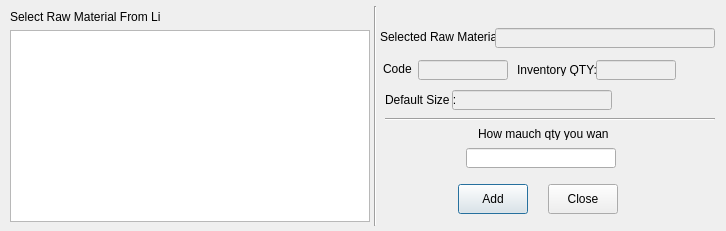
<?xml version="1.0" encoding="UTF-8"?>
<ui version="4.0">
 <class>addRMBOMItemDialog</class>
 <widget class="QDialog" name="addRMBOMItemDialog">
  <property name="geometry">
   <rect>
    <x>0</x>
    <y>0</y>
    <width>726</width>
    <height>231</height>
   </rect>
  </property>
  <property name="windowTitle">
   <string>Add Row Material As BOM Item</string>
  </property>
  <widget class="QLabel" name="label">
   <property name="geometry">
    <rect>
     <x>10</x>
     <y>10</y>
     <width>150</width>
     <height>13</height>
    </rect>
   </property>
   <property name="text">
    <string>Select Raw Material From List :</string>
   </property>
  </widget>
  <widget class="QLabel" name="label_2">
   <property name="geometry">
    <rect>
     <x>380</x>
     <y>30</y>
     <width>120</width>
     <height>13</height>
    </rect>
   </property>
   <property name="text">
    <string>Selected Raw Material :</string>
   </property>
  </widget>
  <widget class="QLineEdit" name="rmnameled">
   <property name="enabled">
    <bool>false</bool>
   </property>
   <property name="geometry">
    <rect>
     <x>495</x>
     <y>28</y>
     <width>220</width>
     <height>20</height>
    </rect>
   </property>
   <property name="font">
    <font>
     <weight>75</weight>
     <bold>true</bold>
    </font>
   </property>
   <property name="styleSheet">
    <string notr="true">color: rgb(255, 0, 0);</string>
   </property>
  </widget>
  <widget class="QLineEdit" name="rmcodeled">
   <property name="enabled">
    <bool>false</bool>
   </property>
   <property name="geometry">
    <rect>
     <x>418</x>
     <y>60</y>
     <width>90</width>
     <height>20</height>
    </rect>
   </property>
   <property name="font">
    <font>
     <weight>75</weight>
     <bold>true</bold>
    </font>
   </property>
   <property name="styleSheet">
    <string notr="true">color: rgb(255, 0, 0);</string>
   </property>
  </widget>
  <widget class="QLabel" name="label_3">
   <property name="geometry">
    <rect>
     <x>383</x>
     <y>62</y>
     <width>30</width>
     <height>13</height>
    </rect>
   </property>
   <property name="text">
    <string>Code :</string>
   </property>
  </widget>
  <widget class="QLineEdit" name="rminqtyled">
   <property name="enabled">
    <bool>false</bool>
   </property>
   <property name="geometry">
    <rect>
     <x>596</x>
     <y>60</y>
     <width>80</width>
     <height>20</height>
    </rect>
   </property>
   <property name="font">
    <font>
     <weight>75</weight>
     <bold>true</bold>
    </font>
   </property>
   <property name="styleSheet">
    <string notr="true">color: rgb(255, 0, 0);</string>
   </property>
  </widget>
  <widget class="QLabel" name="label_4">
   <property name="geometry">
    <rect>
     <x>517</x>
     <y>63</y>
     <width>80</width>
     <height>13</height>
    </rect>
   </property>
   <property name="text">
    <string>Inventory QTY:</string>
   </property>
  </widget>
  <widget class="QLineEdit" name="reqqtyled_2">
   <property name="geometry">
    <rect>
     <x>466</x>
     <y>148</y>
     <width>150</width>
     <height>20</height>
    </rect>
   </property>
  </widget>
  <widget class="QLabel" name="reqqtyled">
   <property name="geometry">
    <rect>
     <x>478</x>
     <y>127</y>
     <width>130</width>
     <height>13</height>
    </rect>
   </property>
   <property name="text">
    <string>How mauch qty you want ?</string>
   </property>
  </widget>
  <widget class="QLineEdit" name="rmdefaultsizeled">
   <property name="enabled">
    <bool>false</bool>
   </property>
   <property name="geometry">
    <rect>
     <x>452</x>
     <y>90</y>
     <width>160</width>
     <height>20</height>
    </rect>
   </property>
   <property name="font">
    <font>
     <weight>75</weight>
     <bold>true</bold>
    </font>
   </property>
   <property name="styleSheet">
    <string notr="true">color: rgb(255, 0, 0);</string>
   </property>
  </widget>
  <widget class="QLabel" name="label_6">
   <property name="geometry">
    <rect>
     <x>385</x>
     <y>93</y>
     <width>70</width>
     <height>13</height>
    </rect>
   </property>
   <property name="text">
    <string>Default Size :</string>
   </property>
  </widget>
  <widget class="Line" name="line">
   <property name="geometry">
    <rect>
     <x>385</x>
     <y>118</y>
     <width>330</width>
     <height>3</height>
    </rect>
   </property>
   <property name="orientation">
    <enum>Qt::Horizontal</enum>
   </property>
  </widget>
  <widget class="QPushButton" name="addbtn">
   <property name="geometry">
    <rect>
     <x>458</x>
     <y>184</y>
     <width>70</width>
     <height>30</height>
    </rect>
   </property>
   <property name="text">
    <string>Add</string>
   </property>
  </widget>
  <widget class="QPushButton" name="closebtn">
   <property name="geometry">
    <rect>
     <x>548</x>
     <y>184</y>
     <width>70</width>
     <height>30</height>
    </rect>
   </property>
   <property name="text">
    <string>Close</string>
   </property>
  </widget>
  <widget class="QListView" name="listView">
   <property name="geometry">
    <rect>
     <x>10</x>
     <y>30</y>
     <width>360</width>
     <height>192</height>
    </rect>
   </property>
  </widget>
  <widget class="Line" name="line_2">
   <property name="geometry">
    <rect>
     <x>374</x>
     <y>6</y>
     <width>3</width>
     <height>220</height>
    </rect>
   </property>
   <property name="orientation">
    <enum>Qt::Vertical</enum>
   </property>
  </widget>
 </widget>
 <resources/>
 <connections/>
</ui>
